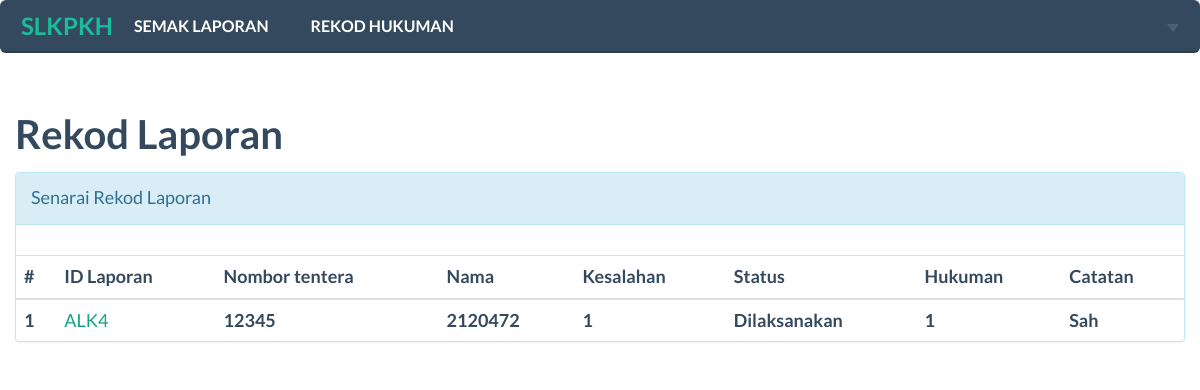
Screenshot of /panel/kb/rekod.php with the database file from the repository.
### tables this page shows
CREATE TABLE `laporan` (
  `id_laporan` int(11) NOT NULL AUTO_INCREMENT,
  `kadet` varchar(10) NOT NULL,
  `tarikh` date NOT NULL,
  `masa` time NOT NULL,
  `pelapor` varchar(100) NOT NULL,
  `matapelajaran` varchar(50) NOT NULL,
  `status` varchar(100) NOT NULL,
  `kesalahan` int(11) NOT NULL,
  `hukuman` int(11) NOT NULL,
  `dekansah` varchar(15) NOT NULL DEFAULT 'Dalam semakan',
  `catatan` varchar(200) NOT NULL,
  PRIMARY KEY (`id_laporan`)
);

CREATE TABLE `pkdt` (
  `id` int(11) NOT NULL AUTO_INCREMENT,
  `no_matrik` varchar(10) NOT NULL,
  `nama` varchar(100) NOT NULL,
  `no_tentera` varchar(10) NOT NULL,
  `pengambilan` int(10) NOT NULL,
  `batalion` varchar(10) NOT NULL,
  `fakulti` varchar(10) NOT NULL,
  `penyelia_akademik` varchar(50) NOT NULL,
  PRIMARY KEY (`id`),
  UNIQUE KEY `no_matrik` (`no_matrik`),
  UNIQUE KEY `id` (`id`)
);

CREATE TABLE `kesalahan` (
  `id` int(11) NOT NULL AUTO_INCREMENT,
  `nama` varchar(100) NOT NULL,
  PRIMARY KEY (`id`)
);

CREATE TABLE `hukuman` (
  `id` int(11) NOT NULL AUTO_INCREMENT,
  `nama` varchar(50) NOT NULL,
  PRIMARY KEY (`id`)
);

### panel/kb/rekod.php (the view, shortened to what this page needs)
<?php
$connection = mysqli_connect(DB_HOST,DB_USERNAME,DB_PASSWORD,DB_NAME);
$View__query="SELECT * FROM laporan l LEFT JOIN hukuman h ON l.hukuman=h.id LEFT JOIN kesalahan k ON l.kesalahan=k.id LEFT JOIN pkdt p ON l.kadet=p.no_tentera  WHERE status = 'Dilaksanakan'";
$ViewRS = $connection->query($View__query);
?>
<!DOCTYPE html>
<html>
<head>
    <link href="../../css/vendor/bootstrap.min.css" rel="stylesheet">
    <link href="../../css/flat-ui.min.css" rel="stylesheet">
    <link href="../../css/custom.css" rel="stylesheet">
</head>
<body>
<?php include('navbar-kb.php'); ?>
  <div class="container">
    <div class="row">
      <h3>Rekod Laporan</h3>
    </div>
    <div class="row">
      <div class="panel panel-info">
      <div class="panel-heading">Senarai Rekod Laporan</div>
      <div class="panel-body">
      </div>
      <table class="table">
        <thead>
          <tr>
            <th>#</th>
            <th>ID Laporan</th>
            <th>Nombor tentera</th>
            <th>Nama</th>
            <th>Kesalahan</th>
            <th>Status</th>
            <th>Hukuman</th>
            <th>Catatan</th>
          </tr>
        </thead>
        <tbody>
         <?php
        $counter = 0;
         while($row = mysqli_fetch_array($ViewRS) ){
            $counter++;
          echo '<tr>
            <th scope="row">'.$counter.'</th>
             <td><a href="viewreport.php?id='.$row[0].'">ALK'.$row[0].'</td>
            <th>'.$row[1].'</th>
            <th>'.$row[16].'</th>
            <th>'.$row[13].'</th>
            <th>'.$row[6].'</th>
            <th>'.$row[11].'</th>
            <th>'.$row[9].'</th>
          </tr>';
         }
        ?>
        </tbody>
      </table>
    </div>
    </div>
  </div>
</body>
</html>

### rows the page displays
laporan: id_laporan "4", kadet "12345", pkdt.no_matrik "2120472", kesalahan.id "1", status "Dilaksanakan", hukuman.id "1", dekansah "Sah"
